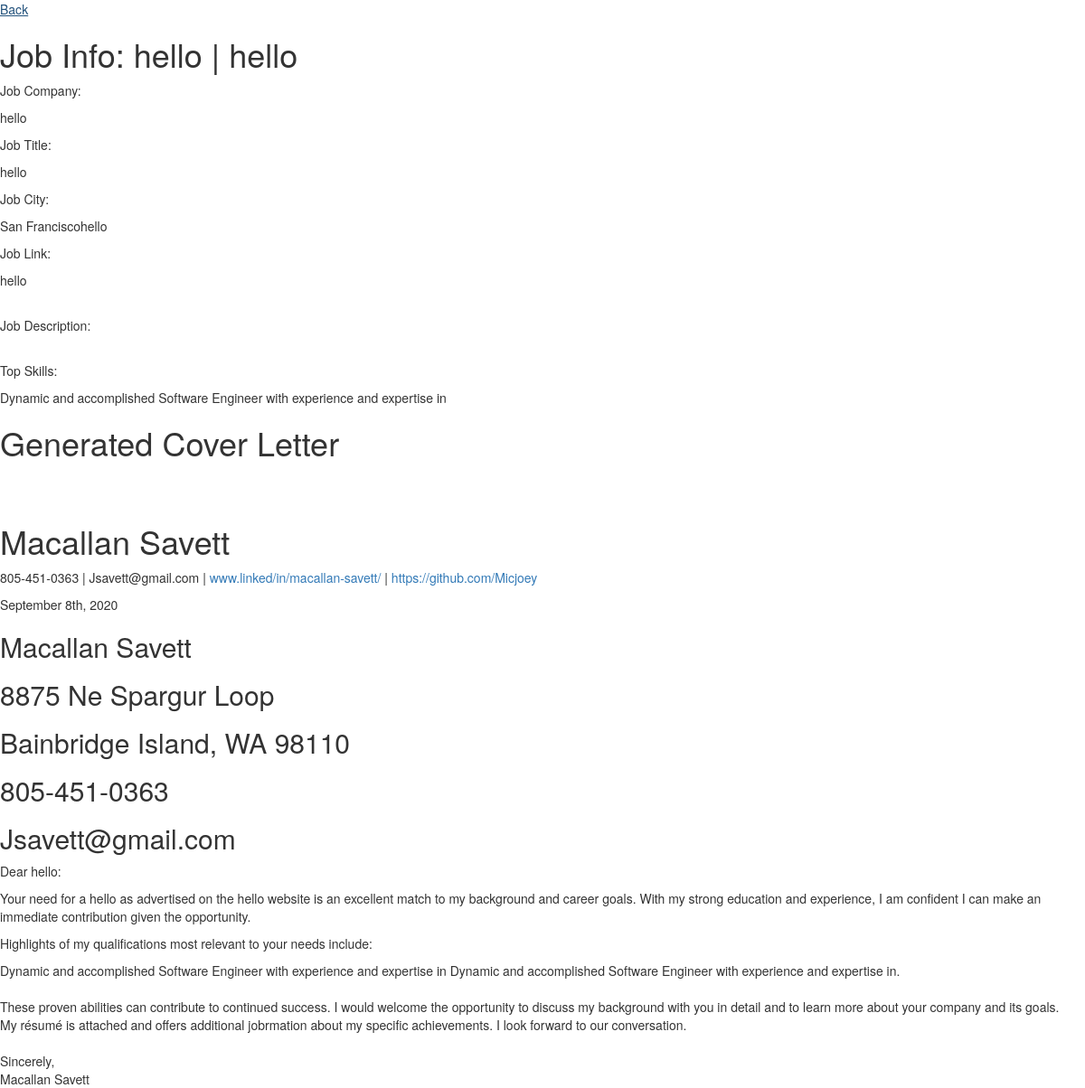
The page /cover-letter-generator/job-detail/334 on the database its author committed.
### coverLetters/models.py (models this page shows, shortened)
class Job(models.Model):
    job_template_choices = (
        ('Standard Job Template', 'Standard Job Template'),
        ('Triplebyte (message-version)', 'Triplebyte (message-version)'),
        ('Non-technical Cover Letter', 'non-technical-cover-letter'),
        ('Template 4', 'cover-letter-4'),
        ('Template 5', 'cover-letter-5')
        )
    template_choices = models.CharField(
        choices=job_template_choices, default='Standard Job Template', max_length=100, null=False, blank='False')
    choice_of_user = models.ForeignKey(
        'UserDetail', on_delete=models.CASCADE, blank=True, null=True, default=UserDetail.objects.first().id)
    job_posting_website = models.CharField(max_length=200, blank=True)
    company = models.CharField(max_length = 200, blank=True)
    position_title = models.CharField(max_length = 200)
    city = models.CharField(max_length = 200,  blank=True)
    link = models.CharField(max_length = 200, blank=True)
    recruiter = models.CharField(max_length = 200,  blank=True)
    description = models.TextField( blank=True)
    pre_bullet_point_paragraph_one = models.TextField( blank=True)
    pre_bullet_point_paragraph_two = models.TextField( blank=True)
    top_skills = models.TextField(
         blank=True, default='Dynamic and accomplished Software Engineer with experience and expertise in')
    bullet_point_one = models.TextField( blank=True)
    bullet_point_two = models.TextField( blank=True)
    bullet_point_three = models.TextField( blank=True)
    bullet_point_four = models.TextField( blank=True)
    bullet_point_five = models.TextField( blank=True)
    bullet_point_six = models.TextField( blank=True)
    bullet_point_seven = models.TextField( blank=True)
    bullet_point_eight = models.TextField( blank=True)
    post_bullet_point_paragraph_one = models.TextField( blank=True)
    post_bullet_point_paragraph_two = models.TextField( blank=True)
    modified_date = models.DateField(auto_now=True)
    created_date = models.DateField(auto_now_add=True)

### coverLetters/views.py (the view)
# urls.py: path('cover-letter-generator/job-detail/<int:job_id>', coverLetters.views.job_detail, name='job-detail'),
def job_detail(request, job_id):
    job_detail = get_object_or_404(Job, pk=job_id)
    object = model_to_dict(Job.objects.get(pk=job_id))
    object_keys = list(object.keys())
    return render(request, 'jobs/job-detail.html', {'job': job_detail, 'object_keys': object_keys, 'object': object})

### coverLetters/templates/jobs/job-detail.html (shortened to what this page needs)
{% load static %}
    <html lang="en">
    <head>
        <link rel="stylesheet" href="{% static 'css/reset.css' %}">
        <link rel="stylesheet" href="//maxcdn.bootstrapcdn.com/bootstrap/3.2.0/css/bootstrap.min.css">
        <link rel="stylesheet" href="//maxcdn.bootstrapcdn.com/bootstrap/3.2.0/css/bootstrap-theme.min.css">        <title>Job Info</title>
        <link rel="stylesheet" href="{% static 'css/job-info.scss' %}">
    </head>
    <body>
        <a href="{% url 'all-jobs' %}"> Back </a>
        <h1>Job Info: {{job.position_title}} | {{job.company}}</h1>
        <div class="job-info-container">
            <div class="job-detail-container">
                <p> Job Company: </p> <p>{{job.company}} </p>
            </div>
            <div class="job-detail-container">
                <p> Job Title: </p> <p> {{job.position_title}} </p>
            </div>
            <div class="job-detail-container">
                <p> Job City: </p> <p> {{job.city}} </p>
            </div>
            <div class="job-detail-container">
                <p> Job Link: </p> <p class="job-description"> {{job.link}} </p>
            </div>
            <div class="job-detail-container">
                <p> Job Description: </p> <p class="job-description"> {{job.description}} </p>
            </div>
            <div class="job-detail-container">
                <p> Top Skills: </p> <p> {{job.top_skills}} </p>
            </div>
        </div>
        <h1> Generated Cover Letter </h1>
        <div class="cover-letter-container">
            <div class="cover-letter-header">
                <h1>Macallan Savett</h1>
                <div class="header-jobrmation-and-links-container">
                    <p>
                        805-451-0363
                            |
                        <Jsavett@gmail class="com">Jsavett@gmail.com</Jsavett@gmail>
                            |
                        <a href="">www.linked/in/macallan-savett/</a>
                            |
                        <a href="">https://github.com/Micjoey</a>
                    </p>
                </div>
                <div>
                    {% now "F jS, Y" %}
                </div>
                <div>
                    <h2>Macallan Savett</h2>
                    <h2>8875 Ne Spargur Loop</h2>
                    <h2>Bainbridge Island, WA 98110</h2>
                    <h2>805-451-0363</h2>
                    <h2><Jsavett@gmail class="com">Jsavett@gmail.com</Jsavett@gmail></h2>
                </div>
                <div>
                    <p>
                        {% if job.recruiter %}
                        <p> Dear {{job.recruiter}}:</p>
                        {% else%}
                        <p> Dear Hiring Manager:</p>
                        {% endif %}
                    </p>
                    <p> Your need for a {{job.position_title}} as advertised on the {{job.company}}
                    website is an excellent match to my background and career goals.
                    With my strong education and experience, I am confident I can make
                    an immediate contribution given the opportunity.</p>
                    <p>Highlights of my qualifications most relevant to your needs include:</p>
                    <li> Dynamic and accomplished Software Engineer with experience and expertise in {{job.top_skills}}.</li> </br>
                    These proven abilities can contribute to {{job.Company}} continued success. I would welcome the opportunity to discuss my background with you in detail and to learn more about your company and its goals.
                    My résumé is attached and offers additional jobrmation about my specific achievements. I look forward to our conversation.
                    Sincerely, </br>
                    Macallan Savett
                </div>
            </div>
        </div>
    </body>
    </html>

### rows shown on the page
Job: position_title "hello", company "hello", city "San Franciscohello", link "hello", top_skills "Dynamic and accomplished Software Engineer with experience and expertise in", recruiter "hello"
